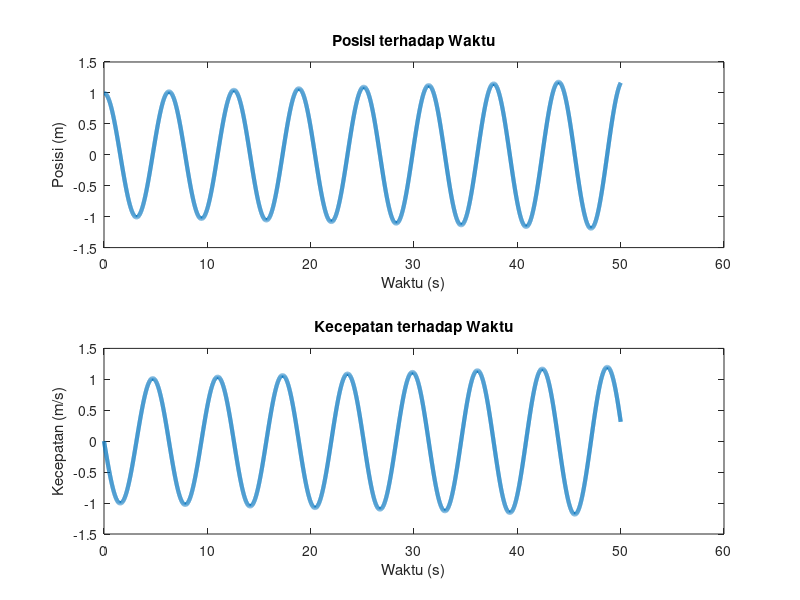

The MATLAB script that drew this image:
% Parameter
k = 1;  % Konstanta pegas
m = 1;  % Massa

% Kondisi awal
x0 = 1; % Posisi awal
v0 = 0; % Kecepatan awal

% Waktu
t0 = 0;
tf = 50;
h = 0.0075;   % Step size

% Jumlah langkah waktu
n_steps = round((tf - t0) / h);

% Inisialisasi
t = zeros(1, n_steps+1);
x = zeros(1, n_steps+1);
v = zeros(1, n_steps+1);

% Kondisi awal
t(1) = t0;
x(1) = x0;
v(1) = v0;

% Metode Euler
for i = 1:n_steps
    dxdt = v(i);
    dvdt = -k/m * x(i);

    x(i+1) = x(i) + h * dxdt;
    v(i+1) = v(i) + h * dvdt;
    t(i+1) = t(i) + h;
end

% Plot hasil
figure;
subplot(2, 1, 1);
plot(t, x, 'linewidth', 3);
title('Posisi terhadap Waktu');
xlabel('Waktu (s)');
ylabel('Posisi (m)');

subplot(2, 1, 2);
plot(t, v, 'linewidth', 3);
title('Kecepatan terhadap Waktu');
xlabel('Waktu (s)');
ylabel('Kecepatan (m/s)')
